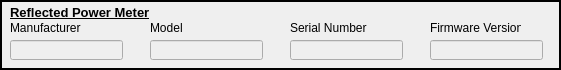
        <widget class="QFrame" name="frame_5">
            <property name="geometry">
                <rect>
                    <x>10</x>
                    <y>402</y>
                    <width>561</width>
                    <height>70</height>
                </rect>
            </property>
            <property name="frameShape">
                <enum>QFrame::Box</enum>
            </property>
            <property name="frameShadow">
                <enum>QFrame::Plain</enum>
            </property>
            <property name="lineWidth">
                <number>2</number>
            </property>
            <property name="midLineWidth">
                <number>1</number>
            </property>
            <widget class="QLineEdit" name="RPM_MANUFACTURER_FIELD">
                <property name="enabled">
                    <bool>false</bool>
                </property>
                <property name="geometry">
                    <rect>
                        <x>10</x>
                        <y>40</y>
                        <width>113</width>
                        <height>20</height>
                    </rect>
                </property>
            </widget>
            <widget class="QLabel" name="label_22">
                <property name="geometry">
                    <rect>
                        <x>10</x>
                        <y>20</y>
                        <width>91</width>
                        <height>16</height>
                    </rect>
                </property>
                <property name="text">
                    <string>Manufacturer</string>
                </property>
            </widget>
            <widget class="QLineEdit" name="RPM_MODELNUM_FIELD">
                <property name="enabled">
                    <bool>false</bool>
                </property>
                <property name="geometry">
                    <rect>
                        <x>150</x>
                        <y>40</y>
                        <width>113</width>
                        <height>20</height>
                    </rect>
                </property>
            </widget>
            <widget class="QLabel" name="label_23">
                <property name="geometry">
                    <rect>
                        <x>150</x>
                        <y>20</y>
                        <width>81</width>
                        <height>16</height>
                    </rect>
                </property>
                <property name="text">
                    <string>Model</string>
                </property>
            </widget>
            <widget class="QLabel" name="label_24">
                <property name="geometry">
                    <rect>
                        <x>290</x>
                        <y>20</y>
                        <width>81</width>
                        <height>16</height>
                    </rect>
                </property>
                <property name="text">
                    <string>Serial Number</string>
                </property>
            </widget>
            <widget class="QLineEdit" name="RPM_SN_FIELD">
                <property name="enabled">
                    <bool>false</bool>
                </property>
                <property name="geometry">
                    <rect>
                        <x>290</x>
                        <y>40</y>
                        <width>113</width>
                        <height>20</height>
                    </rect>
                </property>
            </widget>
            <widget class="QLabel" name="label_25">
                <property name="geometry">
                    <rect>
                        <x>430</x>
                        <y>20</y>
                        <width>91</width>
                        <height>16</height>
                    </rect>
                </property>
                <property name="text">
                    <string>Firmware Version</string>
                </property>
            </widget>
            <widget class="QLineEdit" name="RPM_FIRMWARE_V_FIELD">
                <property name="enabled">
                    <bool>false</bool>
                </property>
                <property name="geometry">
                    <rect>
                        <x>430</x>
                        <y>40</y>
                        <width>113</width>
                        <height>20</height>
                    </rect>
                </property>
            </widget>
            <widget class="QLabel" name="label_26">
                <property name="geometry">
                    <rect>
                        <x>10</x>
                        <y>5</y>
                        <width>151</width>
                        <height>16</height>
                    </rect>
                </property>
                <property name="autoFillBackground">
                    <bool>false</bool>
                </property>
                <property name="frameShape">
                    <enum>QFrame::NoFrame</enum>
                </property>
                <property name="frameShadow">
                    <enum>QFrame::Plain</enum>
                </property>
                <property name="lineWidth">
                    <number>0</number>
                </property>
                <property name="midLineWidth">
                    <number>0</number>
                </property>
                <property name="text">
                    <string>&lt;html&gt;&lt;head/&gt;&lt;body&gt;&lt;p&gt;&lt;span style=&quot; font-size:10pt;
                        font-weight:600; text-decoration: underline;&quot;&gt;Reflected Power Meter&lt;/span&gt;&lt;/p&gt;&lt;/body&gt;&lt;/html&gt;
                    </string>
                </property>
                <property name="openExternalLinks">
                    <bool>false</bool>
                </property>
            </widget>
        </widget>
